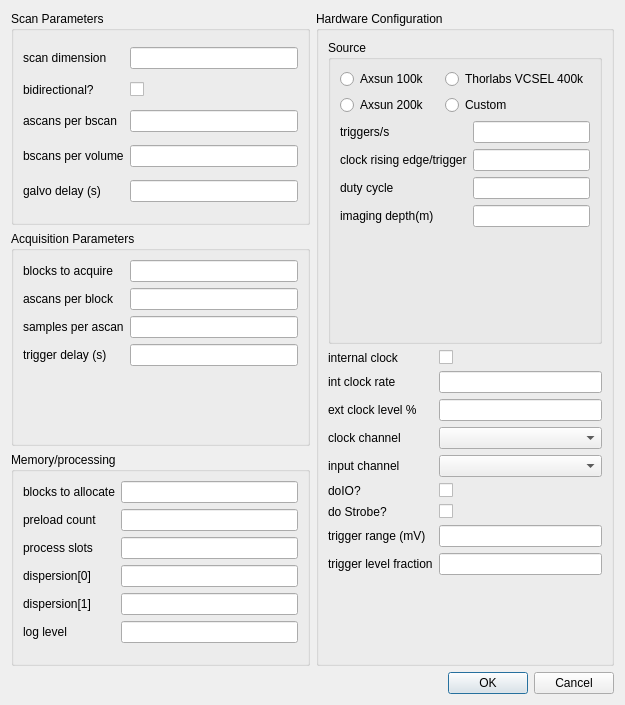
<?xml version="1.0" encoding="UTF-8"?>
<ui version="4.0">
 <class>StandardEngineParamsDialog</class>
 <widget class="QDialog" name="StandardEngineParamsDialog">
  <property name="geometry">
   <rect>
    <x>0</x>
    <y>0</y>
    <width>625</width>
    <height>705</height>
   </rect>
  </property>
  <property name="windowTitle">
   <string>Dialog</string>
  </property>
  <layout class="QVBoxLayout" name="verticalLayout_2">
   <item>
    <layout class="QHBoxLayout" name="horizontalLayout">
     <item>
      <layout class="QVBoxLayout" name="verticalLayout">
       <item>
        <widget class="QGroupBox" name="groupBox">
         <property name="title">
          <string>Scan Parameters</string>
         </property>
         <layout class="QGridLayout" name="gridLayout">
          <item row="2" column="0">
           <widget class="QLabel" name="label_3">
            <property name="text">
             <string>ascans per bscan</string>
            </property>
           </widget>
          </item>
          <item row="1" column="1">
           <widget class="QCheckBox" name="checkBoxBidirectional">
            <property name="text">
             <string/>
            </property>
           </widget>
          </item>
          <item row="3" column="0">
           <widget class="QLabel" name="label_4">
            <property name="text">
             <string>bscans per volume</string>
            </property>
           </widget>
          </item>
          <item row="1" column="0">
           <widget class="QLabel" name="label_2">
            <property name="text">
             <string>bidirectional?</string>
            </property>
           </widget>
          </item>
          <item row="4" column="0">
           <widget class="QLabel" name="label_5">
            <property name="text">
             <string>galvo delay (s)</string>
            </property>
           </widget>
          </item>
          <item row="0" column="0">
           <widget class="QLabel" name="label">
            <property name="text">
             <string>scan dimension</string>
            </property>
           </widget>
          </item>
          <item row="4" column="1">
           <widget class="QLineEdit" name="lineEditGalvoDelay"/>
          </item>
          <item row="2" column="1">
           <widget class="QLineEdit" name="lineEditAscansPerBscan"/>
          </item>
          <item row="0" column="1">
           <widget class="QLineEdit" name="lineEditScanDimension"/>
          </item>
          <item row="3" column="1">
           <widget class="QLineEdit" name="lineEditBscansPerVolume"/>
          </item>
         </layout>
        </widget>
       </item>
       <item>
        <widget class="QGroupBox" name="groupBox_2">
         <property name="title">
          <string>Acquisition Parameters</string>
         </property>
         <layout class="QFormLayout" name="formLayout">
          <item row="0" column="0">
           <widget class="QLabel" name="label_6">
            <property name="text">
             <string>blocks to acquire</string>
            </property>
           </widget>
          </item>
          <item row="0" column="1">
           <widget class="QLineEdit" name="lineEditBlocksToAcquire"/>
          </item>
          <item row="1" column="0">
           <widget class="QLabel" name="label_7">
            <property name="text">
             <string>ascans per block</string>
            </property>
           </widget>
          </item>
          <item row="1" column="1">
           <widget class="QLineEdit" name="lineEditAscansPerBlock"/>
          </item>
          <item row="2" column="0">
           <widget class="QLabel" name="label_8">
            <property name="text">
             <string>samples per ascan</string>
            </property>
           </widget>
          </item>
          <item row="2" column="1">
           <widget class="QLineEdit" name="lineEditSamplesPerAscan"/>
          </item>
          <item row="3" column="0">
           <widget class="QLabel" name="label_9">
            <property name="text">
             <string>trigger delay (s)</string>
            </property>
           </widget>
          </item>
          <item row="3" column="1">
           <widget class="QLineEdit" name="lineEditTriggerDelay"/>
          </item>
         </layout>
        </widget>
       </item>
       <item>
        <widget class="QGroupBox" name="groupBox_5">
         <property name="title">
          <string>Memory/processing</string>
         </property>
         <layout class="QFormLayout" name="formLayout_5">
          <item row="0" column="0">
           <widget class="QLabel" name="label_23">
            <property name="text">
             <string>blocks to allocate</string>
            </property>
           </widget>
          </item>
          <item row="0" column="1">
           <widget class="QLineEdit" name="lineEditBlocksToAllocate"/>
          </item>
          <item row="1" column="0">
           <widget class="QLabel" name="label_24">
            <property name="text">
             <string>preload count</string>
            </property>
           </widget>
          </item>
          <item row="1" column="1">
           <widget class="QLineEdit" name="lineEditPreloadCount"/>
          </item>
          <item row="2" column="0">
           <widget class="QLabel" name="label_25">
            <property name="text">
             <string>process slots</string>
            </property>
           </widget>
          </item>
          <item row="2" column="1">
           <widget class="QLineEdit" name="lineEditProcessSlots"/>
          </item>
          <item row="3" column="0">
           <widget class="QLabel" name="label_26">
            <property name="text">
             <string>dispersion[0]</string>
            </property>
           </widget>
          </item>
          <item row="3" column="1">
           <widget class="QLineEdit" name="lineEditDispersion0"/>
          </item>
          <item row="4" column="1">
           <widget class="QLineEdit" name="lineEditDispersion1"/>
          </item>
          <item row="4" column="0">
           <widget class="QLabel" name="label_27">
            <property name="text">
             <string>dispersion[1]</string>
            </property>
           </widget>
          </item>
          <item row="5" column="0">
           <widget class="QLabel" name="label_28">
            <property name="text">
             <string>log level</string>
            </property>
           </widget>
          </item>
          <item row="5" column="1">
           <widget class="QLineEdit" name="lineEditLogLevel"/>
          </item>
         </layout>
        </widget>
       </item>
      </layout>
     </item>
     <item>
      <layout class="QVBoxLayout" name="verticalLayout_3">
       <item>
        <widget class="QGroupBox" name="groupBox_3">
         <property name="title">
          <string>Hardware Configuration</string>
         </property>
         <layout class="QVBoxLayout" name="verticalLayout_4">
          <item>
           <widget class="QGroupBox" name="groupBox_4">
            <property name="title">
             <string>Source</string>
            </property>
            <layout class="QVBoxLayout" name="verticalLayout_5">
             <item>
              <layout class="QGridLayout" name="gridLayout_2">
               <item row="0" column="0">
                <widget class="QRadioButton" name="rbAxsun100k">
                 <property name="text">
                  <string>Axsun 100k</string>
                 </property>
                 <attribute name="buttonGroup">
                  <string notr="true">buttonGroupSource</string>
                 </attribute>
                </widget>
               </item>
               <item row="1" column="1">
                <widget class="QRadioButton" name="rbCustom">
                 <property name="text">
                  <string>Custom</string>
                 </property>
                 <attribute name="buttonGroup">
                  <string notr="true">buttonGroupSource</string>
                 </attribute>
                </widget>
               </item>
               <item row="0" column="1">
                <widget class="QRadioButton" name="rbThorlabs400k">
                 <property name="text">
                  <string>Thorlabs VCSEL 400k</string>
                 </property>
                 <attribute name="buttonGroup">
                  <string notr="true">buttonGroupSource</string>
                 </attribute>
                </widget>
               </item>
               <item row="1" column="0">
                <widget class="QRadioButton" name="rbAxsun200k">
                 <property name="text">
                  <string>Axsun 200k</string>
                 </property>
                 <attribute name="buttonGroup">
                  <string notr="true">buttonGroupSource</string>
                 </attribute>
                </widget>
               </item>
              </layout>
             </item>
             <item>
              <layout class="QFormLayout" name="formLayout_4">
               <item row="0" column="0">
                <widget class="QLabel" name="label_10">
                 <property name="text">
                  <string>triggers/s</string>
                 </property>
                </widget>
               </item>
               <item row="1" column="0">
                <widget class="QLabel" name="label_11">
                 <property name="text">
                  <string>clock rising edge/trigger</string>
                 </property>
                </widget>
               </item>
               <item row="2" column="0">
                <widget class="QLabel" name="label_12">
                 <property name="text">
                  <string>duty cycle</string>
                 </property>
                </widget>
               </item>
               <item row="3" column="0">
                <widget class="QLabel" name="label_13">
                 <property name="text">
                  <string>imaging depth(m)</string>
                 </property>
                </widget>
               </item>
               <item row="0" column="1">
                <widget class="QLineEdit" name="lineEditTriggersPerSecond"/>
               </item>
               <item row="1" column="1">
                <widget class="QLineEdit" name="lineEditClockRisingEdgesPerTrigger"/>
               </item>
               <item row="2" column="1">
                <widget class="QLineEdit" name="lineEditDutyCycle"/>
               </item>
               <item row="3" column="1">
                <widget class="QLineEdit" name="lineEditImagingDepth"/>
               </item>
              </layout>
             </item>
            </layout>
           </widget>
          </item>
          <item>
           <layout class="QFormLayout" name="formLayout_2">
            <item row="0" column="0">
             <widget class="QLabel" name="label_14">
              <property name="text">
               <string>internal clock</string>
              </property>
             </widget>
            </item>
            <item row="0" column="1">
             <widget class="QCheckBox" name="checkBoxInternalClock">
              <property name="text">
               <string/>
              </property>
             </widget>
            </item>
            <item row="1" column="0">
             <widget class="QLabel" name="label_15">
              <property name="text">
               <string>int clock rate</string>
              </property>
             </widget>
            </item>
            <item row="2" column="0">
             <widget class="QLabel" name="label_16">
              <property name="text">
               <string>ext clock level %</string>
              </property>
             </widget>
            </item>
            <item row="3" column="0">
             <widget class="QLabel" name="label_17">
              <property name="text">
               <string>clock channel</string>
              </property>
             </widget>
            </item>
            <item row="3" column="1">
             <widget class="QComboBox" name="comboBoxClockChannel"/>
            </item>
            <item row="4" column="0">
             <widget class="QLabel" name="label_18">
              <property name="text">
               <string>input channel</string>
              </property>
             </widget>
            </item>
            <item row="4" column="1">
             <widget class="QComboBox" name="comboBoxInputChannel"/>
            </item>
            <item row="5" column="0">
             <widget class="QLabel" name="label_19">
              <property name="text">
               <string>doIO?</string>
              </property>
             </widget>
            </item>
            <item row="5" column="1">
             <widget class="QCheckBox" name="checkBoxDoIO">
              <property name="text">
               <string/>
              </property>
             </widget>
            </item>
            <item row="6" column="0">
             <widget class="QLabel" name="label_20">
              <property name="text">
               <string>do Strobe?</string>
              </property>
             </widget>
            </item>
            <item row="6" column="1">
             <widget class="QCheckBox" name="checkBoxDoStrobe">
              <property name="text">
               <string/>
              </property>
             </widget>
            </item>
            <item row="7" column="0">
             <widget class="QLabel" name="label_21">
              <property name="text">
               <string>trigger range (mV)</string>
              </property>
             </widget>
            </item>
            <item row="8" column="0">
             <widget class="QLabel" name="label_22">
              <property name="text">
               <string>trigger level fraction</string>
              </property>
             </widget>
            </item>
            <item row="1" column="1">
             <widget class="QLineEdit" name="lineEditInternalClockRate"/>
            </item>
            <item row="2" column="1">
             <widget class="QLineEdit" name="lineEditExternalClockLevelPct"/>
            </item>
            <item row="7" column="1">
             <widget class="QLineEdit" name="lineEditTriggerRange"/>
            </item>
            <item row="8" column="1">
             <widget class="QLineEdit" name="lineEditTriggerLevelFraction"/>
            </item>
           </layout>
          </item>
         </layout>
        </widget>
       </item>
      </layout>
     </item>
    </layout>
   </item>
   <item>
    <widget class="QDialogButtonBox" name="buttonBoxMain">
     <property name="orientation">
      <enum>Qt::Horizontal</enum>
     </property>
     <property name="standardButtons">
      <set>QDialogButtonBox::Cancel|QDialogButtonBox::Ok</set>
     </property>
    </widget>
   </item>
  </layout>
 </widget>
 <resources/>
 <connections/>
 <buttongroups>
  <buttongroup name="buttonGroupSource"/>
 </buttongroups>
</ui>
